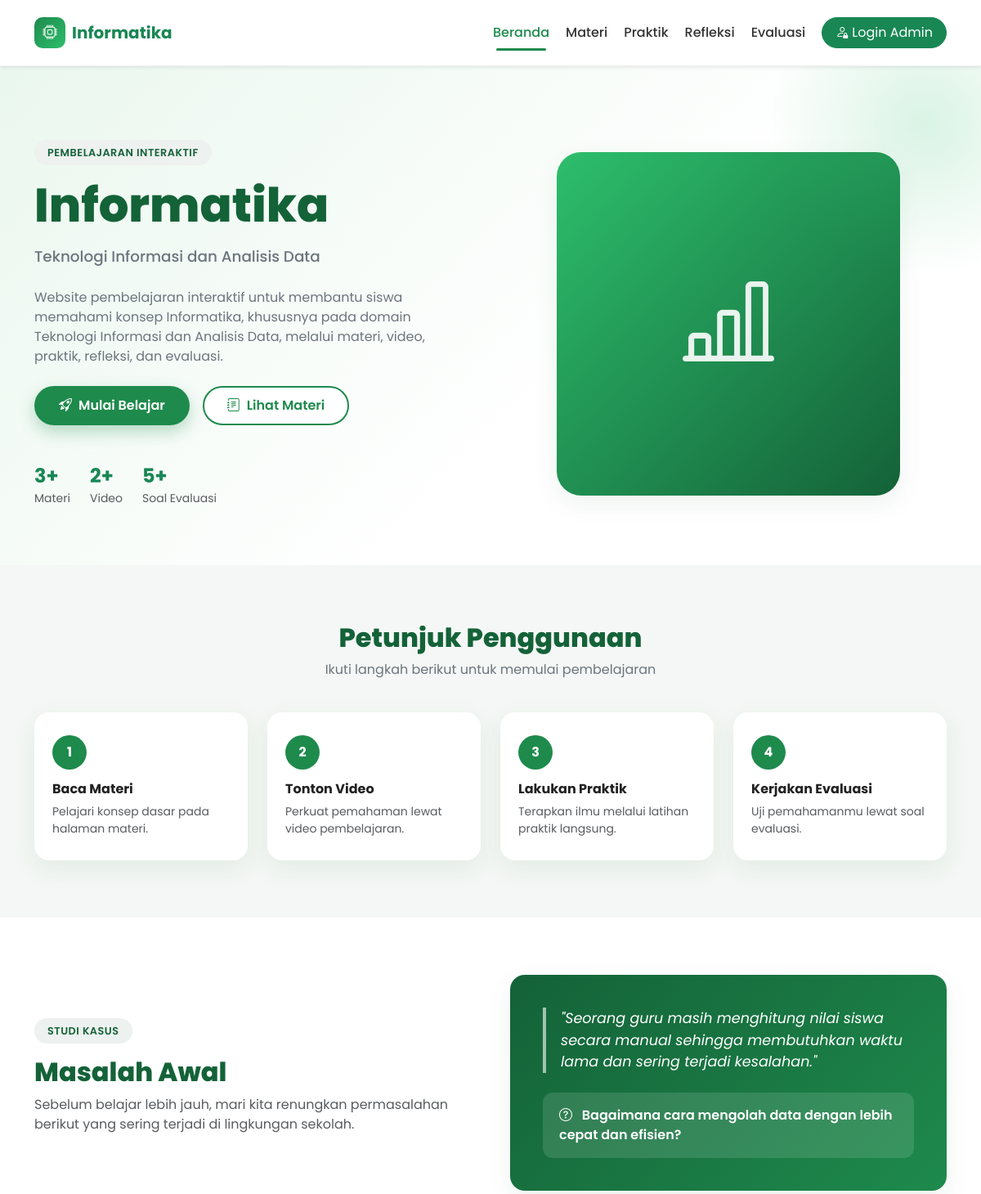
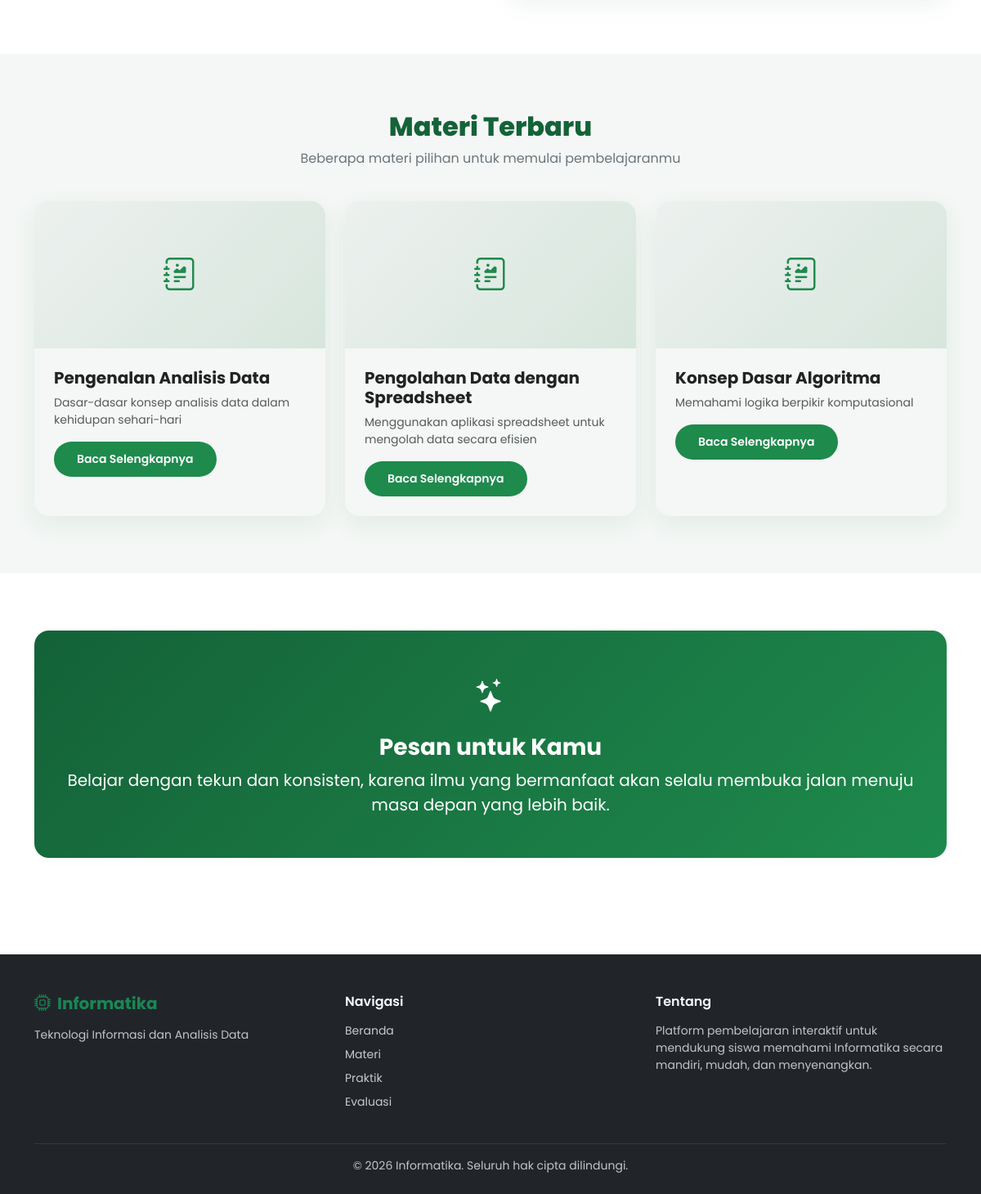
The page / on the database its author committed (2 pictures, top to bottom).
### tables this page shows
CREATE TABLE `pengaturan_website` (
  `id` INT(11) NOT NULL AUTO_INCREMENT,
  `nama_website` VARCHAR(150) NOT NULL DEFAULT 'Informatika',
  `domain` VARCHAR(150) NOT NULL DEFAULT 'Teknologi Informasi dan Analisis Data',
  `logo` VARCHAR(255) DEFAULT NULL,
  `banner` VARCHAR(255) DEFAULT NULL,
  `deskripsi` TEXT DEFAULT NULL,
  `pesan_penutup` TEXT DEFAULT NULL,
  PRIMARY KEY (`id`)
);

CREATE TABLE `materi` (
  `id` INT(11) NOT NULL AUTO_INCREMENT,
  `judul` VARCHAR(200) NOT NULL,
  `deskripsi` VARCHAR(255) DEFAULT NULL,
  `isi` LONGTEXT NOT NULL,
  `gambar` VARCHAR(255) DEFAULT NULL,
  `created_at` TIMESTAMP NOT NULL DEFAULT CURRENT_TIMESTAMP,
  PRIMARY KEY (`id`)
);

### index.php (the view, shortened to what this page needs)
<?php
require_once __DIR__ . '/includes/koneksi.php';
$stmt = $pdo->query("SELECT * FROM pengaturan_website ORDER BY id ASC LIMIT 1");
$pengaturan = $stmt->fetch();
$banner_path = !empty($pengaturan['banner']) ? 'assets/uploads/' . $pengaturan['banner'] : null;
$jmlMateri = $pdo->query("SELECT COUNT(*) FROM materi")->fetchColumn();
$jmlVideo  = $pdo->query("SELECT COUNT(*) FROM video")->fetchColumn();
$jmlSoal   = $pdo->query("SELECT COUNT(*) FROM soal")->fetchColumn();
require_once __DIR__ . '/includes/header.php';
require_once __DIR__ . '/includes/navbar.php';
?>
<section class="hero-section">
  <div class="container">
    <div class="row align-items-center g-5">
      <div class="col-lg-6">
        <span class="hero-badge mb-3 d-inline-block">PEMBELAJARAN INTERAKTIF</span>
        <h1 class="hero-title mb-3"><?= htmlspecialchars($nama_website) ?></h1>
        <p class="hero-subtitle mb-4"><?= htmlspecialchars($domain_pelajaran) ?></p>
        <?php if (!empty($pengaturan['deskripsi'])): ?>
          <p class="text-secondary mb-4"><?= nl2br(htmlspecialchars($pengaturan['deskripsi'])) ?></p>
        <?php endif; ?>
        <div class="d-flex flex-wrap gap-3">
          <a href="materi.php" class="btn btn-hero-primary">
            <i class="bi bi-rocket-takeoff me-2"></i>Mulai Belajar
          </a>
          <a href="materi.php" class="btn btn-hero-outline">
            <i class="bi bi-journal-text me-2"></i>Lihat Materi
          </a>
        </div>
        <div class="d-flex gap-4 mt-5">
          <div>
            <h4 class="fw-bold text-success mb-0"><?= (int)$jmlMateri ?>+</h4>
            <small class="text-muted">Materi</small>
          </div>
          <div>
            <h4 class="fw-bold text-success mb-0"><?= (int)$jmlVideo ?>+</h4>
            <small class="text-muted">Video</small>
            </div>
          <div>
            <h4 class="fw-bold text-success mb-0"><?= (int)$jmlSoal ?>+</h4>
            <small class="text-muted">Soal Evaluasi</small>
          </div>
        </div>
      </div>
      <div class="col-lg-6">
        <?php if ($banner_path): ?>
          <img src="<?= htmlspecialchars($banner_path) ?>" alt="Banner" class="img-fluid rounded-4 shadow-lg">
        <?php else: ?>
          <div class="hero-visual">
            <i class="bi bi-bar-chart-line"></i>
          </div>
        <?php endif; ?>
      </div>
    </div>
  </div>
</section>
<section class="section-padding bg-soft">
  <div class="container">
    <div class="text-center">
      <h2 class="section-title">Petunjuk Penggunaan</h2>
      <p class="section-subtitle">Ikuti langkah berikut untuk memulai pembelajaran</p>
    </div>
    <div class="row g-4">
      <div class="col-md-3 col-6">
        <div class="step-box">
          <div class="step-number">1</div>
          <h6 class="fw-bold mb-2">Baca Materi</h6>
          <p class="text-muted small mb-0">Pelajari konsep dasar pada halaman materi.</p>
        </div>
      </div>
      <div class="col-md-3 col-6">
        <div class="step-box">
          <div class="step-number">2</div>
          <h6 class="fw-bold mb-2">Tonton Video</h6>
          <p class="text-muted small mb-0">Perkuat pemahaman lewat video pembelajaran.</p>
        </div>
      </div>
      <div class="col-md-3 col-6">
        <div class="step-box">
          <div class="step-number">3</div>
          <h6 class="fw-bold mb-2">Lakukan Praktik</h6>
          <p class="text-muted small mb-0">Terapkan ilmu melalui latihan praktik langsung.</p>
        </div>
      </div>
      <div class="col-md-3 col-6">
        <div class="step-box">
          <div class="step-number">4</div>
          <h6 class="fw-bold mb-2">Kerjakan Evaluasi</h6>
          <p class="text-muted small mb-0">Uji pemahamanmu lewat soal evaluasi.</p>
        </div>
      </div>
    </div>
  </div>
</section>
<section class="section-padding">
  <div class="container">
    <div class="row align-items-center g-5">
      <div class="col-lg-6">
        <span class="hero-badge mb-3 d-inline-block">STUDI KASUS</span>
        <h2 class="section-title">Masalah Awal</h2>
        <p class="text-muted">Sebelum belajar lebih jauh, mari kita renungkan permasalahan berikut yang sering terjadi di lingkungan sekolah.</p>
      </div>
      <div class="col-lg-6">
        <div class="case-card">
          <p class="case-quote mb-4">
            "Seorang guru masih menghitung nilai siswa secara manual sehingga membutuhkan waktu lama dan sering terjadi kesalahan."
          </p>
          <div class="case-question">
            <i class="bi bi-question-circle me-2"></i>
            Bagaimana cara mengolah data dengan lebih cepat dan efisien?
          </div>
        </div>
      </div>
    </div>
  </div>
</section>
<section class="section-padding bg-soft">
  <div class="container">
    <div class="text-center">
      <h2 class="section-title">Materi Terbaru</h2>
      <p class="section-subtitle">Beberapa materi pilihan untuk memulai pembelajaranmu</p>
    </div>
    <div class="row g-4">
      <?php
      $materiTerbaru = $pdo->query("SELECT * FROM materi ORDER BY created_at DESC LIMIT 3")->fetchAll();
      if (count($materiTerbaru) === 0):
      ?>
        <div class="col-12 text-center text-muted">Belum ada materi yang tersedia.</div>
      <?php else: foreach ($materiTerbaru as $m): ?>
        <div class="col-md-4">
          <div class="card-modern">
            <?php if (!empty($m['gambar'])): ?>
              <img src="assets/uploads/<?= htmlspecialchars($m['gambar']) ?>" class="card-img-top" alt="<?= htmlspecialchars($m['judul']) ?>">
            <?php else: ?>
              <div class="card-img-placeholder"><i class="bi bi-journal-richtext"></i></div>
            <?php endif; ?>
            <div class="p-4">
              <h5 class="fw-bold mb-2"><?= htmlspecialchars($m['judul']) ?></h5>
              <p class="text-muted small mb-3"><?= htmlspecialchars($m['deskripsi'] ?? '') ?></p>
              <a href="materi.php#materi-<?= (int)$m['id'] ?>" class="btn btn-sm btn-success-custom">Baca Selengkapnya</a>
            </div>
          </div>
        </div>
      <?php endforeach; endif; ?>
    </div>
  </div>
</section>
<section class="section-padding">
  <div class="container">
    <div class="closing-section">
      <i class="bi bi-stars fs-1 mb-3 d-block"></i>
      <h3 class="fw-bold mb-2">Pesan untuk Kamu</h3>
      <p class="mb-0 fs-5">
        <?= htmlspecialchars($pengaturan['pesan_penutup'] ?? 'Belajarlah dengan tekun, karena ilmu yang bermanfaat akan selalu membuka jalan menuju masa depan yang lebih baik.') ?>
      </p>
    </div>
  </div>
</section>
<?php require_once __DIR__ . '/includes/footer.php'; ?>

### includes/navbar.php (shortened to what this page needs)
<?php
$current_page = basename($_SERVER['PHP_SELF']);
?>
<nav class="navbar navbar-expand-lg navbar-light bg-white sticky-top shadow-sm py-3">
  <div class="container">
    <a class="navbar-brand fw-bold d-flex align-items-center gap-2" href="index.php">
      <?php if (!empty($logo_path)): ?>
        <img src="<?= htmlspecialchars($logo_path) ?>" alt="Logo" height="36">
      <?php else: ?>
        <span class="brand-icon"><i class="bi bi-cpu"></i></span>
      <?php endif; ?>
      <span class="text-success"><?= htmlspecialchars($nama_website) ?></span>
    </a>
    <div class="collapse navbar-collapse" id="mainNavbar">
      <ul class="navbar-nav ms-auto align-items-lg-center gap-lg-1">
        <li class="nav-item">
          <a class="nav-link <?= $current_page === 'index.php' ? 'active' : '' ?>" href="index.php">Beranda</a>
        </li>
        <li class="nav-item">
          <a class="nav-link <?= $current_page === 'materi.php' ? 'active' : '' ?>" href="materi.php">Materi</a>
        </li>
        <li class="nav-item">
          <a class="nav-link <?= $current_page === 'praktik.php' ? 'active' : '' ?>" href="praktik.php">Praktik</a>
        </li>
        <li class="nav-item">
          <a class="nav-link <?= $current_page === 'refleksi.php' ? 'active' : '' ?>" href="refleksi.php">Refleksi</a>
        </li>
        <li class="nav-item">
          <a class="nav-link <?= $current_page === 'evaluasi.php' ? 'active' : '' ?>" href="evaluasi.php">Evaluasi</a>
        </li>
        <li class="nav-item ms-lg-2">
          <a class="btn btn-success rounded-pill px-3" href="admin/login.php"><i class="bi bi-person-lock me-1"></i>Login Admin</a>
        </li>
      </ul>
    </div>
  </div>
</nav>

### includes/footer.php (shortened to what this page needs)
<?php
$tahun = date('Y');
?>
  <footer class="footer-main bg-dark text-light pt-5 pb-4 mt-5">
    <div class="container">
      <div class="row g-4">
        <div class="col-lg-4">
          <h5 class="fw-bold text-success mb-3"><i class="bi bi-cpu me-2"></i><?= htmlspecialchars($nama_website ?? 'Informatika') ?></h5>
          <p class="text-light opacity-75 small mb-0"><?= htmlspecialchars($domain_pelajaran ?? 'Teknologi Informasi dan Analisis Data') ?></p>
        </div>
        <div class="col-lg-4">
          <h6 class="fw-semibold mb-3">Navigasi</h6>
          <ul class="list-unstyled small">
            <li class="mb-2"><a href="index.php" class="footer-link">Beranda</a></li>
            <li class="mb-2"><a href="materi.php" class="footer-link">Materi</a></li>
            <li class="mb-2"><a href="praktik.php" class="footer-link">Praktik</a></li>
            <li class="mb-2"><a href="evaluasi.php" class="footer-link">Evaluasi</a></li>
          </ul>
        </div>
        <div class="col-lg-4">
          <h6 class="fw-semibold mb-3">Tentang</h6>
          <p class="text-light opacity-75 small mb-0">Platform pembelajaran interaktif untuk mendukung siswa memahami Informatika secara mandiri, mudah, dan menyenangkan.</p>
        </div>
      </div>
      <hr class="border-secondary mt-4 mb-3 opacity-25">
      <div class="text-center small text-light opacity-75">
        &copy; <?= $tahun ?> <?= htmlspecialchars($nama_website ?? 'Informatika') ?>. Seluruh hak cipta dilindungi.
      </div>
    </div>
  </footer>
</body>
</html>

### assets/css/style.css (style rules this page uses)
:root { --clr-primary: #1E8A4C; --clr-primary-light: #2DBE6C; --clr-primary-dark: #146238; --clr-bg-soft: #F4F7F5; --clr-gray: #6C757D; --clr-gray-light: #EDF1EF; --radius-lg: 18px; --radius-md: 12px; --shadow-soft: 0 10px 30px rgba(20, 98, 56, 0.08); }
* { font-family: 'Poppins', sans-serif; }
body { background-color: #ffffff; color: #222; }
a { text-decoration: none; }
.navbar { border-bottom: 1px solid var(--clr-gray-light); }
.navbar-brand .brand-icon { width: 38px; height: 38px; display: inline-flex; align-items: center; justify-content: center; background: linear-gradient(135deg, var(--clr-primary), var(--clr-primary-light)); color: #fff; border-radius: 10px; font-size: 1.1rem; }
.nav-link { font-weight: 500; color: #333 !important; position: relative; }
.nav-link.active, .nav-link:hover { color: var(--clr-primary) !important; }
.nav-link.active::after { content: ""; position: absolute; left: 0.75rem; right: 0.75rem; bottom: -2px; height: 3px; border-radius: 3px; background: var(--clr-primary); }
.hero-section { background: linear-gradient(135deg, #EAF7EE 0%, #ffffff 60%); padding: 90px 0 70px; position: relative; overflow: hidden; }
.hero-section::before { content: ""; position: absolute; top: -120px; right: -120px; width: 380px; height: 380px; border-radius: 50%; background: radial-gradient(circle, rgba(45,190,108,0.18), transparent 70%); }
.hero-title { font-size: clamp(2.2rem, 5vw, 3.6rem); font-weight: 800; color: var(--clr-primary-dark); line-height: 1.15; }
.hero-subtitle { font-size: 1.15rem; color: var(--clr-gray); font-weight: 500; }
.hero-badge { display: inline-block; background: var(--clr-gray-light); color: var(--clr-primary-dark); font-weight: 600; font-size: 0.8rem; padding: 6px 16px; border-radius: 50px; letter-spacing: 0.5px; }
.btn-hero-primary { background: var(--clr-primary); border: none; color: #fff; font-weight: 600; padding: 12px 30px; border-radius: 50px; box-shadow: 0 8px 20px rgba(30,138,76,0.3); transition: all 0.25s ease; }
.btn-hero-outline { background: #fff; border: 2px solid var(--clr-primary); color: var(--clr-primary); font-weight: 600; padding: 10px 28px; border-radius: 50px; transition: all 0.25s ease; }
.hero-visual { width: 100%; max-width: 420px; aspect-ratio: 1/1; margin: 0 auto; border-radius: 30px; background: linear-gradient(135deg, var(--clr-primary-light), var(--clr-primary-dark)); display: flex; align-items: center; justify-content: center; box-shadow: var(--shadow-soft); }
.hero-visual i { font-size: 7rem; color: rgba(255,255,255,0.9); }
.section-padding { padding: 70px 0; }
.section-title { font-weight: 800; color: var(--clr-primary-dark); margin-bottom: 0.5rem; }
.section-subtitle { color: var(--clr-gray); margin-bottom: 2.5rem; }
.bg-soft { background-color: var(--clr-bg-soft); }
.card-modern { border: none; border-radius: var(--radius-lg); box-shadow: var(--shadow-soft); transition: transform 0.25s ease, box-shadow 0.25s ease; overflow: hidden; height: 100%; }
.card-modern .card-img-top, .card-img-placeholder { height: 180px; object-fit: cover; width: 100%; background: linear-gradient(135deg, var(--clr-gray-light), #d7e6dd); display: flex; align-items: center; justify-content: center; color: var(--clr-primary); font-size: 2.5rem; }
.step-box { background: #fff; border-radius: var(--radius-lg); padding: 28px 22px; box-shadow: var(--shadow-soft); height: 100%; position: relative; }
.step-number { width: 42px; height: 42px; border-radius: 50%; background: var(--clr-primary); color: #fff; display: flex; align-items: center; justify-content: center; font-weight: 700; margin-bottom: 14px; }
.case-card { background: linear-gradient(135deg, var(--clr-primary-dark), var(--clr-primary)); color: #fff; border-radius: var(--radius-lg); padding: 40px; box-shadow: var(--shadow-soft); }
.case-quote { font-size: 1.1rem; font-style: italic; border-left: 4px solid rgba(255,255,255,0.6); padding-left: 18px; margin-bottom: 1.2rem; }
.case-question { background: rgba(255,255,255,0.12); border-radius: var(--radius-md); padding: 16px 20px; font-weight: 600; }
.btn-success-custom { background: var(--clr-primary); border: none; color: #fff; font-weight: 600; padding: 11px 28px; border-radius: 50px; transition: all 0.25s ease; }
.footer-link { color: rgba(255,255,255,0.75); transition: color 0.2s; }
.closing-section { background: linear-gradient(135deg, var(--clr-primary-dark), var(--clr-primary)); color: #fff; border-radius: var(--radius-lg); padding: 50px 30px; text-align: center; }

### rows shown on the page
pengaturan_website: nama_website "Informatika", domain "Teknologi Informasi dan Analisis Data", deskripsi "Website pembelajaran interaktif untuk membantu siswa memahami konsep Informatika, khususnya pada domain Teknologi Informasi dan Analisis Data, melalui materi, video, praktik, refleksi, dan evaluasi.", pesan_penutup "Belajar dengan tekun dan konsisten, karena ilmu yang bermanfaat akan selalu membuka jalan menuju masa depan yang lebih baik."
materi: judul "Pengenalan Analisis Data", deskripsi "Dasar-dasar konsep analisis data dalam kehidupan sehari-hari"
materi: judul "Pengolahan Data dengan Spreadsheet", deskripsi "Menggunakan aplikasi spreadsheet untuk mengolah data secara efisien"
materi: judul "Konsep Dasar Algoritma", deskripsi "Memahami logika berpikir komputasional"

### other values the page prints
$jmlMateri "3"
$jmlVideo "2"
$jmlSoal "5"
